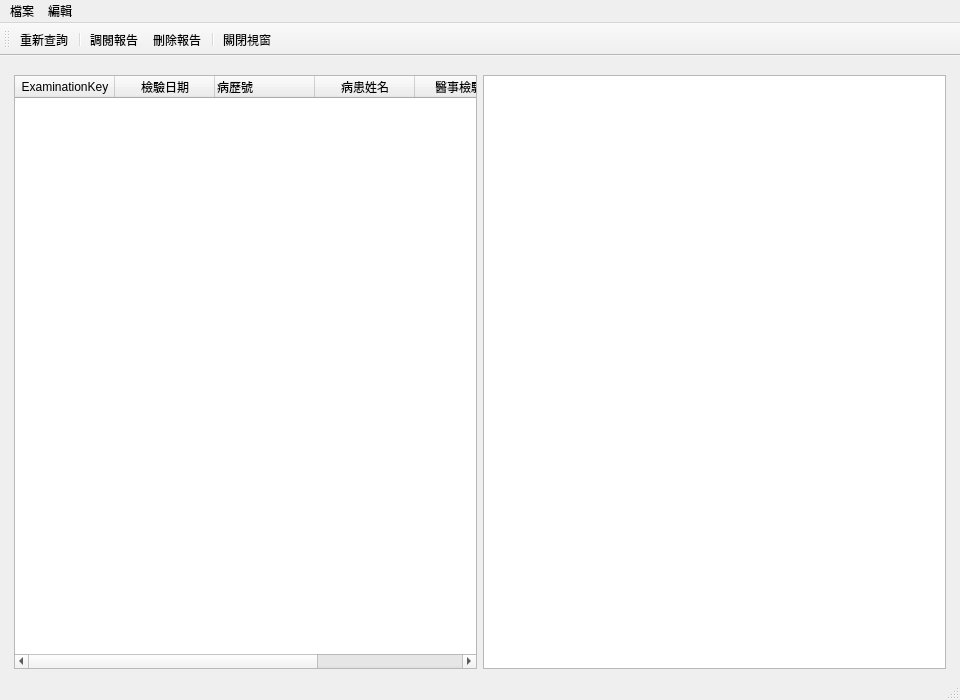
<?xml version="1.0" encoding="UTF-8"?>
<ui version="4.0">
 <class>ExaminationListWindow</class>
 <widget class="QMainWindow" name="ExaminationListWindow">
  <property name="geometry">
   <rect>
    <x>0</x>
    <y>0</y>
    <width>960</width>
    <height>700</height>
   </rect>
  </property>
  <property name="windowTitle">
   <string>檢驗查詢</string>
  </property>
  <property name="toolButtonStyle">
   <enum>Qt::ToolButtonTextUnderIcon</enum>
  </property>
  <widget class="QWidget" name="centralwidget">
   <layout class="QVBoxLayout" name="verticalLayout_2">
    <item>
     <layout class="QVBoxLayout" name="verticalLayout" stretch="0">
      <property name="leftMargin">
       <number>5</number>
      </property>
      <property name="topMargin">
       <number>10</number>
      </property>
      <property name="rightMargin">
       <number>5</number>
      </property>
      <item>
       <layout class="QHBoxLayout" name="horizontalLayout">
        <item>
         <widget class="QTableWidget" name="tableWidget_examination_list">
          <property name="editTriggers">
           <set>QAbstractItemView::NoEditTriggers</set>
          </property>
          <property name="selectionMode">
           <enum>QAbstractItemView::SingleSelection</enum>
          </property>
          <property name="selectionBehavior">
           <enum>QAbstractItemView::SelectRows</enum>
          </property>
          <column>
           <property name="text">
            <string>ExaminationKey</string>
           </property>
          </column>
          <column>
           <property name="text">
            <string>檢驗日期</string>
           </property>
          </column>
          <column>
           <property name="text">
            <string>病歷號</string>
           </property>
           <property name="textAlignment">
            <set>AlignLeading|AlignVCenter</set>
           </property>
          </column>
          <column>
           <property name="text">
            <string>病患姓名</string>
           </property>
          </column>
          <column>
           <property name="text">
            <string>醫事檢驗所</string>
           </property>
          </column>
          <column>
           <property name="text">
            <string>醫檢師</string>
           </property>
          </column>
         </widget>
        </item>
        <item>
         <widget class="QTextEdit" name="textEdit_examination"/>
        </item>
       </layout>
      </item>
     </layout>
    </item>
   </layout>
  </widget>
  <widget class="QMenuBar" name="menubar">
   <property name="geometry">
    <rect>
     <x>0</x>
     <y>0</y>
     <width>960</width>
     <height>25</height>
    </rect>
   </property>
   <widget class="QMenu" name="menu">
    <property name="title">
     <string>檔案</string>
    </property>
    <addaction name="action_open_record"/>
    <addaction name="action_delete_record"/>
    <addaction name="separator"/>
    <addaction name="separator"/>
    <addaction name="separator"/>
    <addaction name="separator"/>
    <addaction name="separator"/>
    <addaction name="action_close"/>
   </widget>
   <widget class="QMenu" name="menu_2">
    <property name="title">
     <string>編輯</string>
    </property>
   </widget>
   <addaction name="menu"/>
   <addaction name="menu_2"/>
  </widget>
  <widget class="QStatusBar" name="statusbar"/>
  <widget class="QToolBar" name="toolBar">
   <property name="palette">
    <palette>
     <active/>
     <inactive/>
     <disabled/>
    </palette>
   </property>
   <property name="windowTitle">
    <string>toolBar</string>
   </property>
   <property name="toolButtonStyle">
    <enum>Qt::ToolButtonTextUnderIcon</enum>
   </property>
   <attribute name="toolBarArea">
    <enum>TopToolBarArea</enum>
   </attribute>
   <attribute name="toolBarBreak">
    <bool>false</bool>
   </attribute>
   <addaction name="action_requery"/>
   <addaction name="separator"/>
   <addaction name="action_open_record"/>
   <addaction name="action_delete_record"/>
   <addaction name="separator"/>
   <addaction name="action_close"/>
  </widget>
  <action name="action_open_record">
   <property name="icon">
    <iconset>
     <normaloff>../icons/document-open.svg</normaloff>../icons/document-open.svg</iconset>
   </property>
   <property name="text">
    <string>調閱報告</string>
   </property>
   <property name="toolTip">
    <string>調閱報告</string>
   </property>
  </action>
  <action name="action_delete_record">
   <property name="icon">
    <iconset>
     <normaloff>../icons/user-trash.png</normaloff>../icons/user-trash.png</iconset>
   </property>
   <property name="text">
    <string>刪除報告</string>
   </property>
  </action>
  <action name="action_requery">
   <property name="icon">
    <iconset>
     <normaloff>../icons/reload.svg</normaloff>../icons/reload.svg</iconset>
   </property>
   <property name="text">
    <string>重新查詢</string>
   </property>
   <property name="toolTip">
    <string>重新查詢病歷</string>
   </property>
  </action>
  <action name="action_close">
   <property name="icon">
    <iconset>
     <normaloff>../icons/application-exit.svg</normaloff>../icons/application-exit.svg</iconset>
   </property>
   <property name="text">
    <string>關閉視窗</string>
   </property>
  </action>
 </widget>
 <resources/>
 <connections/>
 <slots>
  <slot>pushButtonQueryClicked()</slot>
  <slot>pushButtonRequeryClicked()</slot>
  <slot>tableWidgetCellDoubleClicked()</slot>
  <slot>actionOpenCaseTriggered()</slot>
  <slot>actionDeleteCaseTriggered()</slot>
  <slot>actionPrintPresTriggered()</slot>
 </slots>
</ui>
